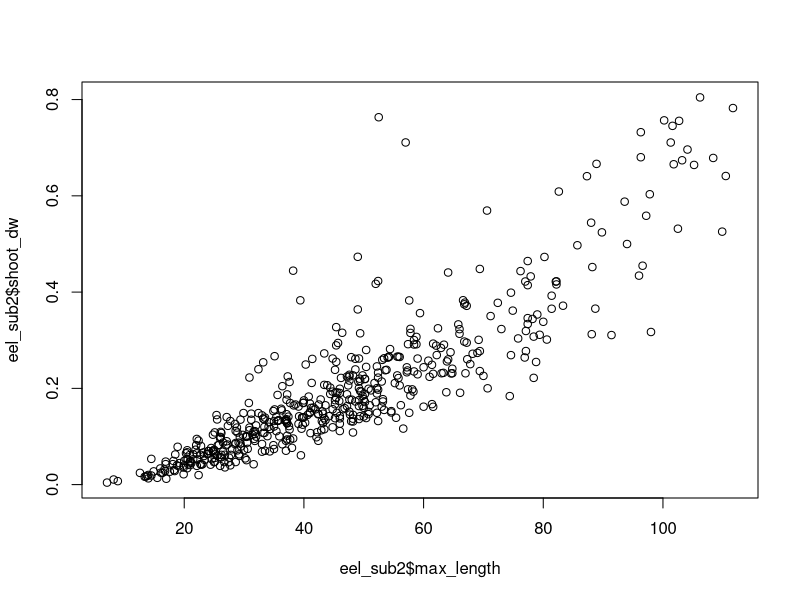
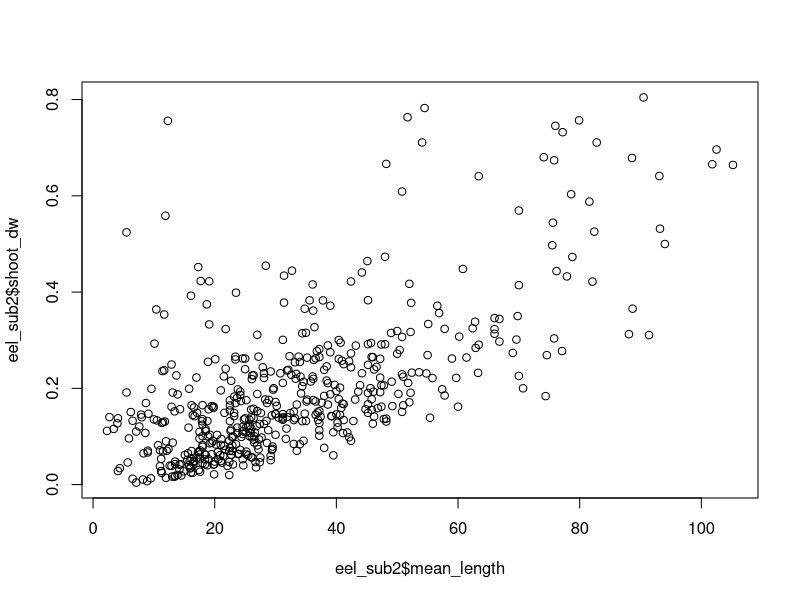
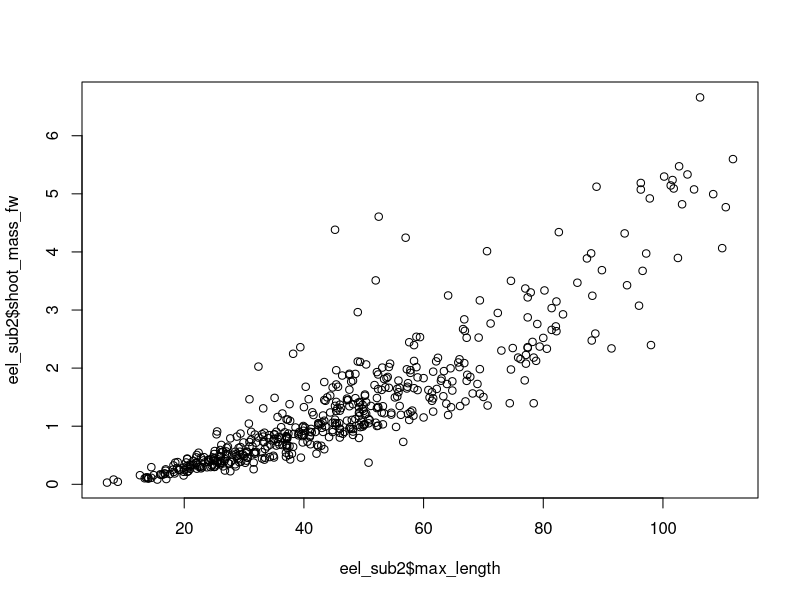
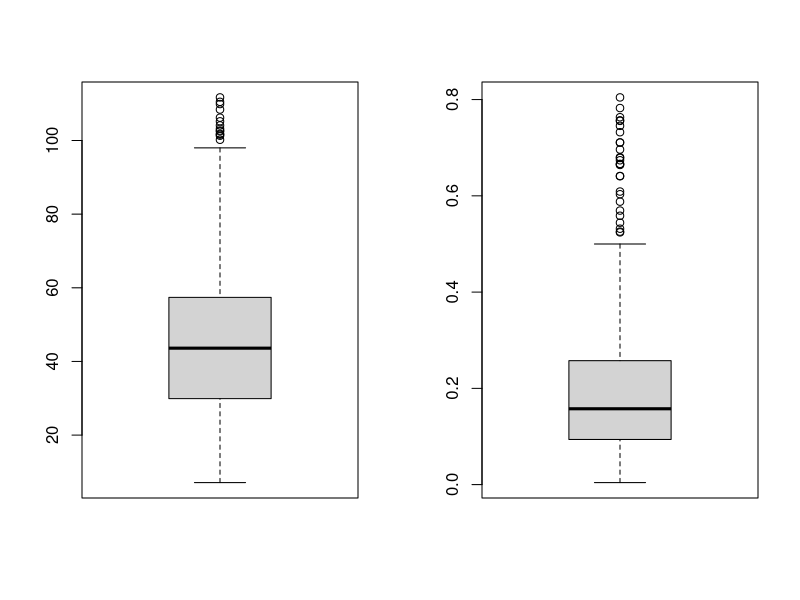
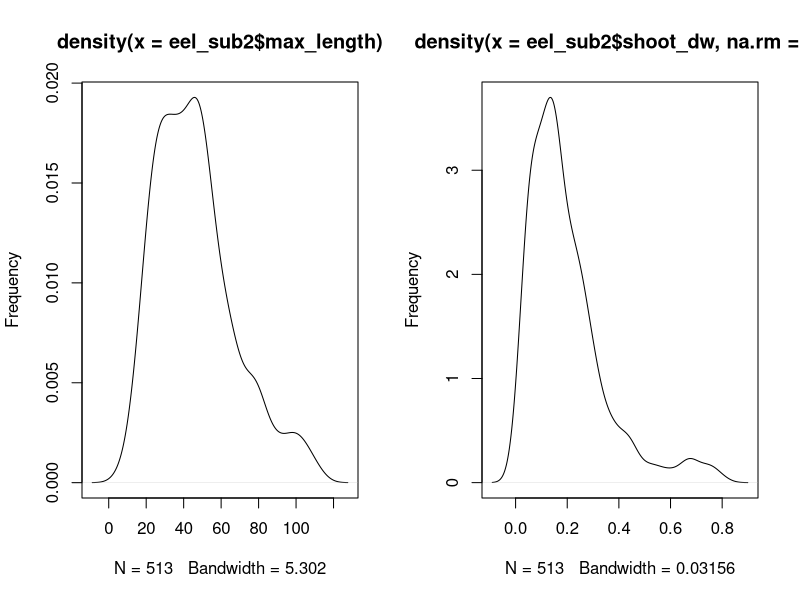
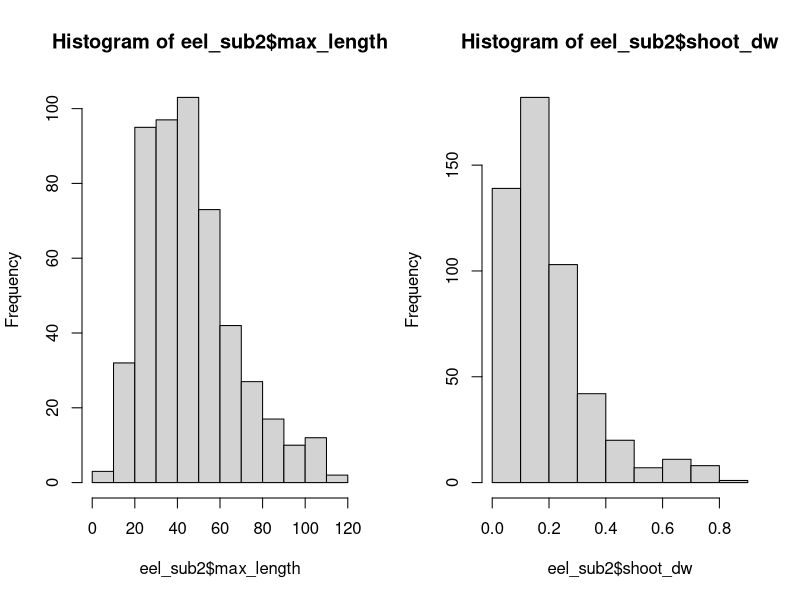
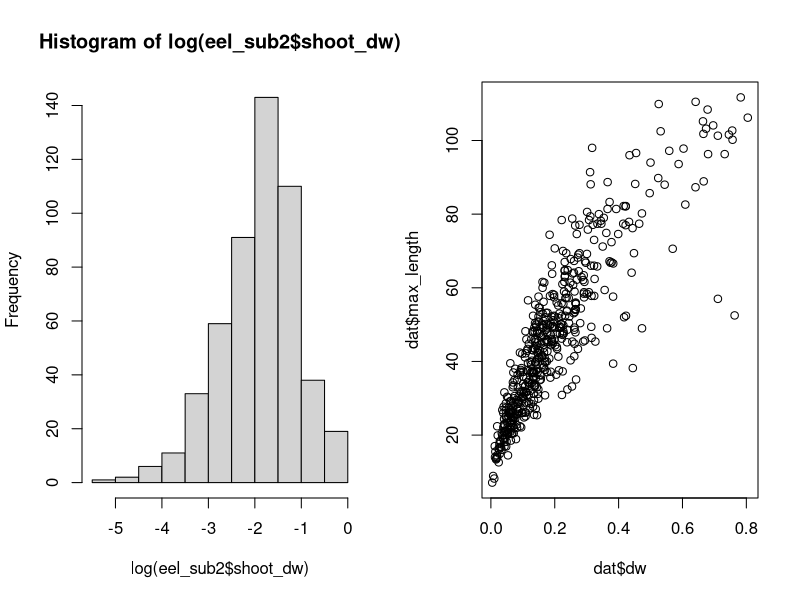
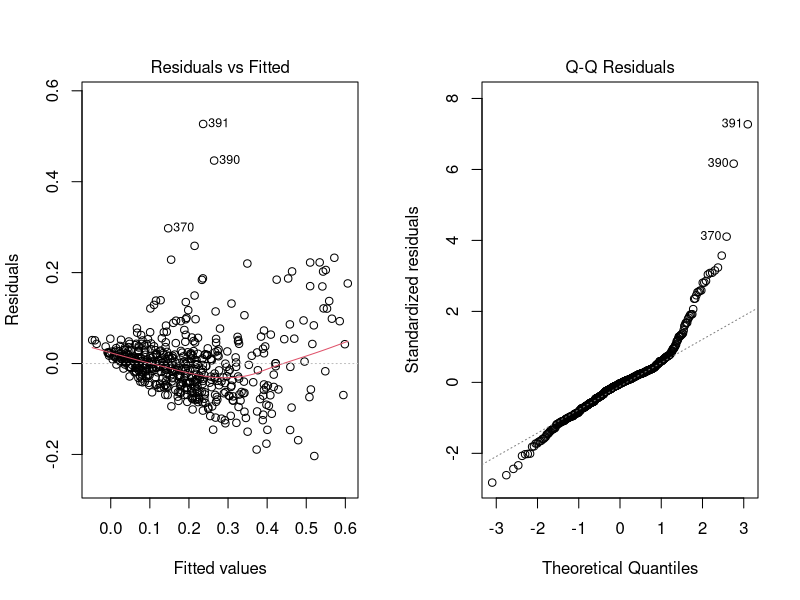

Here is the R script that generated these plots, in order: (Note: this script raises an error after producing the figures.)
## ---- chunk 1
eelgrass <- read.csv("..//ALL_DATA/seagrass_biometrics_CLEAN.csv")
## ---- chunk 2
library(tidyverse)
library(MASS)
## ---- chunk 3
# extract what we're interested in 
str(eelgrass)
eel <- eelgrass %>%
  mutate(shoot_dw = shoot_foil_dw-shoot_foil)  # calculate dry weight
# determin max leaf length
eel2 <- eel %>% 
  rowwise() %>%
  mutate(max_length = max(leaf_length1, leaf_length2, leaf_length3, leaf_length4, leaf_length5, leaf_length6, leaf_length7, leaf_length8, leaf_length9, leaf_length10, na.rm=TRUE)) %>%
  mutate(mean_length = mean(leaf_length1, leaf_length2, leaf_length3, leaf_length4, leaf_length5, leaf_length6, leaf_length7, leaf_length8, leaf_length9, leaf_length10, na.rm=TRUE))
str(eel2)

# subset only the data that was collected before July (the main part of the growing season)

eel_sub <- eel2 %>%
  filter(YYYYMMDD < 20170701)
str(eel_sub)
levels(as.factor(eel_sub$YYYYMMDD))
summary(eel_sub)
eel_sub2 <- na.omit(data.frame(eel_sub$shoot_dw, eel_sub$max_length, eel_sub$mean_length, eel_sub$shoot_mass_fw))
names(eel_sub2) <- c("shoot_dw", "max_length", "mean_length", "shoot_mass_fw")
## ---- chunk 4
plot(eel_sub2$max_length, eel_sub2$shoot_dw)
# Looks like the variance in shoot dw might be increasing with the the length (mm) of the longest blade. 
plot(eel_sub2$mean_length, eel_sub2$shoot_dw)
plot(eel_sub2$max_length, eel_sub2$shoot_mass_fw)
# not as tight as a correlation
cor(eel_sub2$max_length, eel_sub2$shoot_dw, use = "complete.obs")
cor(eel_sub2$mean_length, eel_sub2$shoot_dw, use = "complete.obs")
cor(eel_sub2$mean_length, eel_sub2$shoot_mass_fw, use = "complete.obs")
# stronger positive linear relationship with max length than average length (makes sense)
par(mfrow=c(1,2))
boxplot(eel_sub2$max_length)
boxplot(eel_sub2$shoot_dw)
# Looks like both varibles may have some outliers, in particular the shoot dry weight. 

par(mfrow=c(1,2))
plot(density(eel_sub2$max_length), ylab = "Frequency")
plot(density(eel_sub2$shoot_dw, na.rm = T), ylab = "Frequency")

hist(eel_sub2$max_length)
# max length looks pretty normal with some slight right? skew
hist(eel_sub2$shoot_dw)
# heavily right skewed does log make it look better?
hist(log(eel_sub2$shoot_dw))
# skews it the other way... 



## ---- chunk 5

dat <- na.omit(data.frame(eel_sub2$shoot_dw, eel_sub2$max_length))
names(dat) <- c("dw", "max_length")

plot(dat$dw, dat$max_length)
# Lets fit an untransformed linear model 
fit.lm <- lm(dw ~ max_length, data = dat)
plot(fit.lm)
# looks like there might be some funky stuff happening with the residuals -- maybe an increase in variance along the fitted values. And the QQ plot looks real gross with some concavity (i.e. skewness) and some possible outliers. The cooks plot makes it look like there case numbers (171, 230, 498) could be influencial outliers. Some of this is consisten with the histogram of the data (see above)
summary(fit.lm)
AIC(fit.lm); BIC(fit.lm)
# looks like max length is significantly different than 0
# Has an adjusted r2 of 69%... pretty good for ecology. Model is significant, coefficients for the model are not equal to zero (p value =~0)
library(e1071)
skewness(dat$dw)
skewness(dat$max_length)
# the response variable is skewed.... highly skewed

e <- residuals(fit.lm)
shapiro.test(e)
n <- length(dat$dw)

ggplot(dat, aes(x = max_length, y = dw)) + geom_point() + theme_classic() +
  geom_smooth(method = "lm", se = TRUE)


# Does a boxcox indicate a transformation is necessary? 
library(MASS)
boxcox(fit.lm)
boxcox(fit.lm, lambda=seq(from=0, to=0.6, by=.01)) 
# Umm of like square root?
# Could also try a log



hist(dat$dw^0.5)
y.2 <- dat$y^(0.5)
# looks way better with a fourth root transformation, normal distribution
fit2 <- lm(dw^(0.5) ~ max_length, data = dat)
plot(fit2)
# looks a lot better, homoscedascity is good, qq plot tails are a little weird, still some outliers
summary(fit2)
# r squared is better, model is still significant
plot(dat$max_length, dat$dw^(0.5))

# Plot the square root transformed data
ggplot(dat, aes(x = max_length, y = dw^(0.5))) + geom_point() + geom_smooth(method = "lm", se = TRUE)

# Compare to a logtransformed model (easier to understand)

fit3 <- lm(log(dw) ~ max_length, data = dat)
plot(fit3)
summary(fit3)
hist(log(dat$dw))

plot(dat$max_length, log(dat$dw))

# log-log transformation
lm2 <- lm(log(shoot_dw) ~ log(max_length), data = eel_sub2)
summary(lm2)
plot(lm2)
